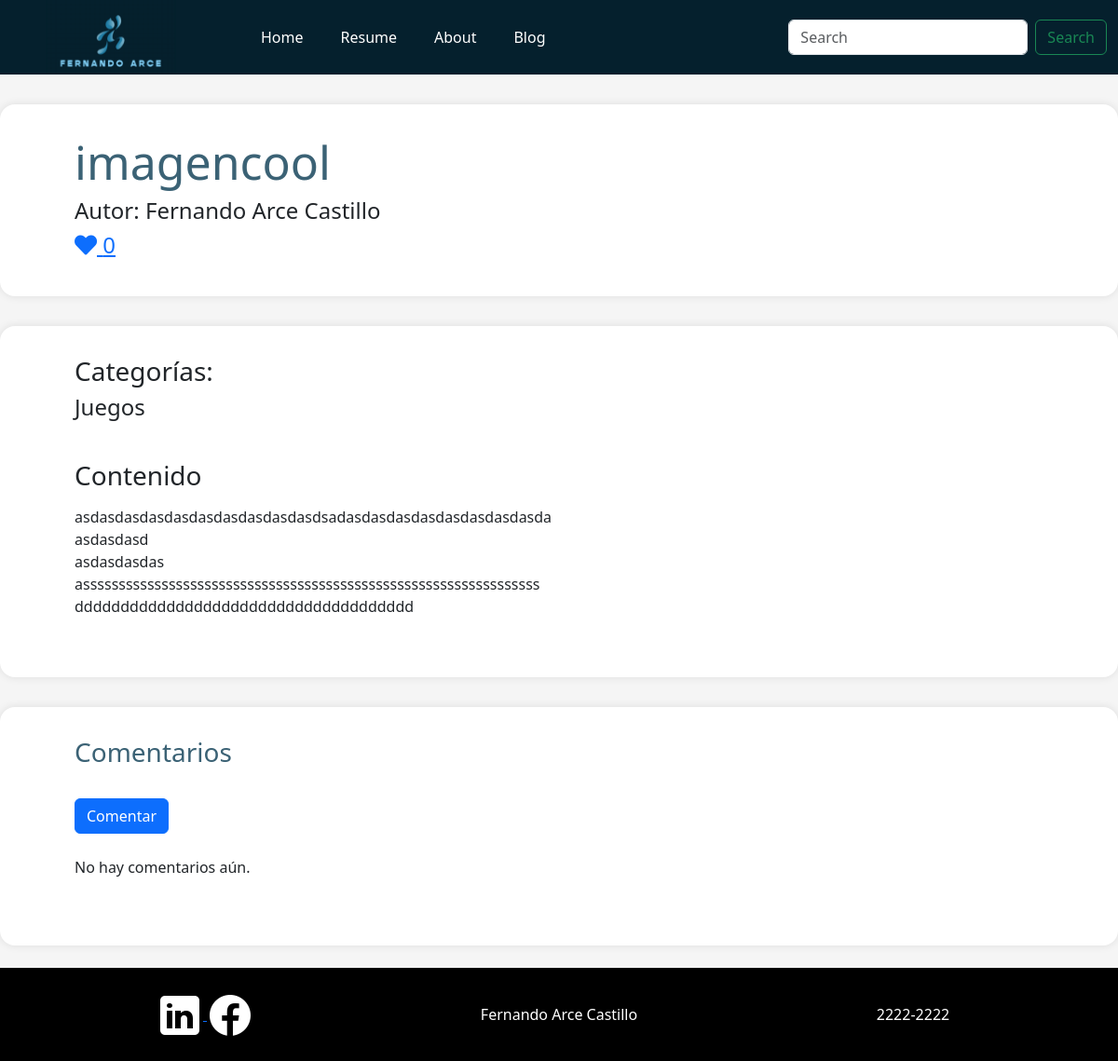
The page /articulo/5/ on the database its author committed.
### sitio_personal/models.py (models this page shows, shortened)
class Articulo(models.Model):
    titulo = models.CharField(max_length=200)
    contenido = models.TextField()
    etiquetas = models.ManyToManyField(Etiqueta)
    fecha_publicacion = models.DateTimeField(auto_now_add=True)
    likes = models.ManyToManyField(User, related_name='likes', blank=True)
    thumbnail = models.ImageField(upload_to='sitio_personal/static/img/thumbnails', null=True, blank=True)
    preview = models.TextField(null=True, blank=True)
    tiempo_lectura = models.IntegerField(default=5)
    def total_likes(self):
        return self.likes.count()

class Etiqueta(models.Model):
    nombre = models.CharField(max_length=100)

### sitio_personal/views.py (the view)
# urls.py: path('articulo/<int:articulo_id>/', views.detalle_articulo, name='detalle_articulo'),
def detalle_articulo(request, articulo_id):
    articulo = get_object_or_404(Articulo, id=articulo_id)
    comentarios = articulo.comentarios.order_by('-fecha').filter(es_respuesta = False)
    if request.method == 'POST':
        form = ComentarioForm(request.POST)
        if form.is_valid():
            comentario = form.save(commit=False)
            comentario.articulo = articulo
            comentario.save()
            return redirect('detalle_articulo', articulo_id=articulo.id)
    else:
        form = ComentarioForm()
    return render(request, 'sitio_personal/detalle_articulo.html', {'articulo': articulo, 'comentarios': comentarios, 'form': form})

### sitio_personal/forms.py
class ComentarioForm(forms.ModelForm):
    class Meta:
        model = Comentario
        fields = ['nombre', 'cuerpo']

### sitio_personal/templates/sitio_personal/detalle_articulo.html (shortened to what this page needs)
{% extends 'base.html' %}
{% block content %}
<div class="container-xxl articulo_encabezado">
    <h1 style="color: #3B6275; font-size: 50px;">{{ articulo.titulo }}</h1>
    <h4>Autor: Fernando Arce Castillo</h4>
    <h4>
        <a href="#" class="like-button" data-id="{{ articulo.id }}">
            <i class="fas fa-heart"></i> {{ articulo.total_likes }}
        </a>
    </h4>
</div>
<div class="container-xxl articulo_completo">
    <h3>Categorías:</h3>
    <h4>
        {% for etiqueta in articulo.etiquetas.all %}
            {{ etiqueta.nombre }}
        {% endfor %}
        <br />
    </h4>
    <h3><br />Contenido </h3>
    <p>{{ articulo.contenido|linebreaks }}</p>
</div>
<div class="container-xxl articulo_completo">
    <h3 style="color: #3B6275;">Comentarios</h3>
    <button type="button" class="btn btn-primary mt-4 mb-4" data-bs-toggle="modal" data-bs-target="#comentarioModal">
        Comentar
    </button>
    <div class="lista_comentarios mb-4">
        {% for comentario in comentarios %}
            <div class="comentario">
                <h5>{{ comentario.nombre }} <small>{{ comentario.fecha|date:"d M Y H:i" }}</small></h4>
                <p>{{ comentario.cuerpo|linebreaks }}</p>
                {% if comentario.respuestas.all %}
                <div class="accordion accordion-flush" id="accordionExample">
                    <div class="accordion-item">
                        <h2 class="accordion-header">
                            <button class="accordion-button" type="button" data-bs-toggle="collapse" data-bs-target="#collapseOne" aria-expanded="false" aria-controls="collapseOne">
                                <h5 style="color: #3B6275;"> Ver Respuestas </h5>
                            </button>
                        </h2>
                        <div id="collapseOne" class="accordion-collapse collapse" data-bs-parent="#accordionExample">
                            <div class="accordion-body">
                                <h5 style="color: #3B6275;"> Respuestas </h5>
                                <div class="respuestas">
                                    {% for respuesta in comentario.respuestas.all %}
                                    <div class="respuesta">
                                        <h5>{{ respuesta.nombre }} <small>{{ respuesta.fecha|date:"d M Y H:i" }}</small></h5>
                                        <p>{{ respuesta.cuerpo|linebreaks }}</p>
                                    </div>
                                    {% endfor %}
                                </div>
                            </div>
                        </div>
                    </div>
                </div>
                {% endif %}
            </div>
            <hr>
        {% empty %}
            <p>No hay comentarios aún.</p>
        {% endfor %}
    </div>
</div>
<footer class="footer-black mt-4">
    <div class="container text-center">
        <div class="row align-items-start">
            <div class="col">
                <div class="container">
                    <a href="https://www.linkedin.com/" target="_blank">
                        <img src="../../static/img/logo_linkedin.png" alt="perfil linkedin" />
                    </a>
                    <span>
                        <a href="https://www.facebook.com/" target="_blank">
                            <img src="../../static/img/logo_facebook.png" alt="perfil facebook" />
                        </a>
                    </span>
                </div>
            </div>
            <div class="col">
                Fernando Arce Castillo
            </div>
            <div class="col">
                2222-2222
            </div>
        </div>
    </div>
</footer>
{% endblock %}

### sitio_personal/static/css/styles.css (style rules this page uses)
body { background-color: #f5f5f5; }
.footer-black { background-color: #000; color: #fff; padding-top: 20px; height: 100px; line-height: 60px; }
.articulo_encabezado { background-color: #fff; padding-left: 5rem; padding-right: 5rem; padding-top: 2rem; padding-bottom: 2rem; margin-top: 2rem; border-radius: 1rem; box-shadow: 0px 0px 10px rgba(0, 0, 0, 0.1); }
.articulo_completo { background-color: #fff; padding-left: 5rem; padding-right: 5rem; padding-top: 2rem; padding-bottom: 2rem; padding-bottom: 3rem; margin-top: 2rem; border-radius: 1rem; box-shadow: 0px 0px 10px rgba(0, 0, 0, 0.1); }

### rows shown on the page
Articulo: titulo "imagencool", total_likes "0", contenido "asdasdasdasdasdasdasdasdasdasdsadasdasdasdasdasdasdasdasda asdasdasd asdasdasdas assssssssssssssssssssssssssssssssssssssssssssssssssssssssssssssss ddddddddddddddddddddddddddddddddddddd"
Etiqueta: nombre "Juegos"
